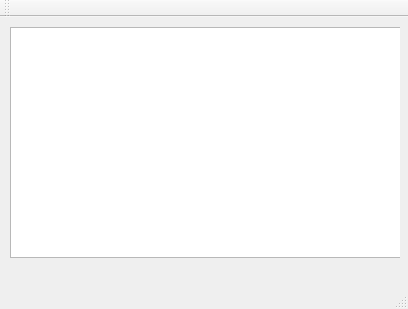
<?xml version="1.0" encoding="UTF-8"?>
<ui version="4.0">
 <class>MainWindow</class>
 <widget class="QMainWindow" name="MainWindow">
  <property name="geometry">
   <rect>
    <x>0</x>
    <y>0</y>
    <width>408</width>
    <height>309</height>
   </rect>
  </property>
  <property name="windowTitle">
   <string>MainWindow</string>
  </property>
  <widget class="QWidget" name="centralWidget">
   <property name="maximumSize">
    <size>
     <width>400</width>
     <height>244</height>
    </size>
   </property>
   <widget class="QGraphicsView" name="graphicsView">
    <property name="geometry">
     <rect>
      <x>10</x>
      <y>10</y>
      <width>391</width>
      <height>231</height>
     </rect>
    </property>
    <property name="maximumSize">
     <size>
      <width>199999</width>
      <height>199999</height>
     </size>
    </property>
   </widget>
  </widget>
  <widget class="QMenuBar" name="menuBar">
   <property name="geometry">
    <rect>
     <x>0</x>
     <y>0</y>
     <width>408</width>
     <height>21</height>
    </rect>
   </property>
  </widget>
  <widget class="QToolBar" name="mainToolBar">
   <attribute name="toolBarArea">
    <enum>TopToolBarArea</enum>
   </attribute>
   <attribute name="toolBarBreak">
    <bool>false</bool>
   </attribute>
  </widget>
  <widget class="QStatusBar" name="statusBar"/>
 </widget>
 <layoutdefault spacing="6" margin="11"/>
 <resources/>
 <connections/>
</ui>
